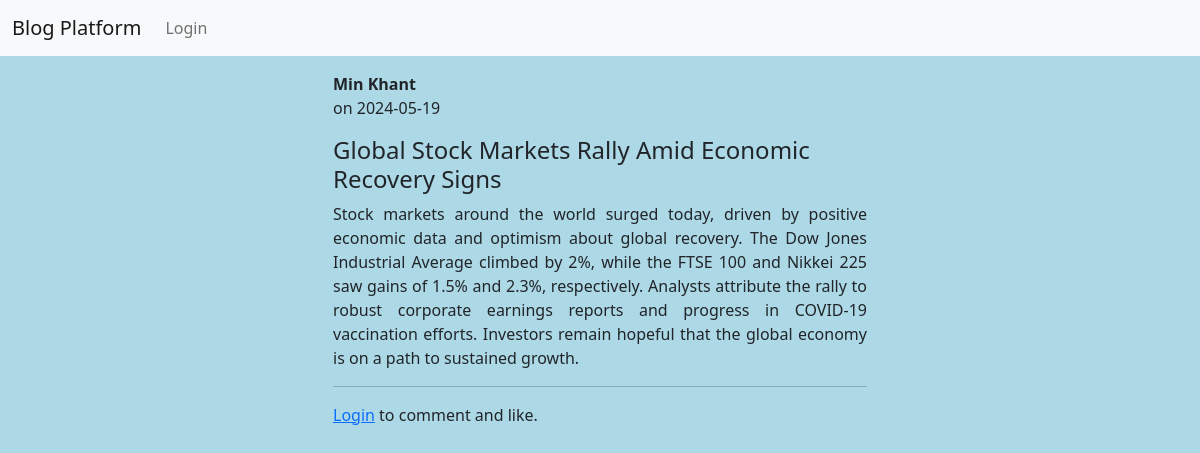
/post/1, run on the app's committed database.
### app/models.py (models this page shows, shortened)
class User(db.Model, UserMixin):
    id          = db.Column(db.Integer, primary_key=True)
    username    = db.Column(db.String(20), unique=True, nullable=False)
    email       = db.Column(db.String(120), unique=True, nullable=False)
    image_file  = db.Column(db.String(20), nullable=False, default='default.jpg')
    password    = db.Column(db.String(60), nullable=False)
    posts       = db.relationship('Post', backref='author', lazy=True)

class Post(db.Model):
    id          = db.Column(db.Integer, primary_key=True)
    title       = db.Column(db.String(100), nullable=False)
    date_posted = db.Column(db.DateTime, nullable=False, default=datetime.utcnow)
    content     = db.Column(db.Text, nullable=False)
    user_id     = db.Column(db.Integer, db.ForeignKey('user.id'), nullable=False)
    comments    = db.relationship('Comment', backref='post', lazy=True)
    likes       = db.relationship('Like', backref='post', lazy=True)

### app/routes.py (the view)
@app.route("/post/<int:post_id>")
def post(post_id):
    post = Post.query.get_or_404(post_id)
    form = CommentForm()
    return render_template('post.html', title=post.title, post=post, form=form)

### app/templates/post.html (shortened to what this page needs)
{% extends "layout.html" %}
{% block content %}
<div class="container w-50">
    <article>
        <p><b>{{ post.author.username }}</b><br>on {{ post.date_posted.strftime('%Y-%m-%d') }}</p>
        <h4>{{ post.title }}</h4>
        <div style="text-align: justify;">
            {{ post.content }}
        </div>
    </article>
    <hr>
    {% if current_user.is_authenticated %}
        <p>
            {% if post.like_count > 0 %}
                {{ post.like_count }} {% if post.like_count == 1 %} like {% else %} likes {% endif %}
            {% endif %}
        </p>
        <form method="POST" action="{{ url_for('like_post', post_id=post.id) }}">
            <button type="submit" class="btn border-primary">
                {{ 'Unlike' if current_user in liked_users else 'Like' }}
            </button>
        </form>
        <hr>
        <form method="POST" action="{{ url_for('comment_post', post_id=post.id) }}">
            {{ form.hidden_tag() }}
            <div>
                {{ form.content() }}
            </div>
            <div>
                {{ form.submit() }}
            </div>
        </form>
        <hr>
        {% for comment in post.comments %}
        <div class="card mt-1 mb-3">
            <div class="card-body">
                <div>
                    <p style="text-align: justify;">{{ comment.content }}</p>
                    <p>by <b>{{ comment.user_name }}</b> on {{ comment.date_posted.strftime('%Y-%m-%d') }}</p>
                </div>
            </div>
        </div>
        {% endfor %}
    {% else %}
        <p><a href="{{ url_for('login') }}">Login</a> to comment and like.</p>
    {% endif %}
</div>
{% endblock %}

### app/static/style/main.css (style rules this page uses)
body { background-color: lightblue; }

### data on the page
User: author.username "Min Khant"
Post: date_posted "2024-05-19", title "Global Stock Markets Rally Amid Economic Recovery Signs", content "Stock markets around the world surged today, driven by positive economic data and optimism about global recovery. The Dow Jones Industrial Average climbed by 2%, while the FTSE 100 and Nikkei 225 saw gains of 1.5% and 2.3%, respectively. Analysts attribute the rally to robust corporate earnings reports and progress in COVID-19 vaccination efforts. Investors remain hopeful that the global economy is on a path to sustained growth."
